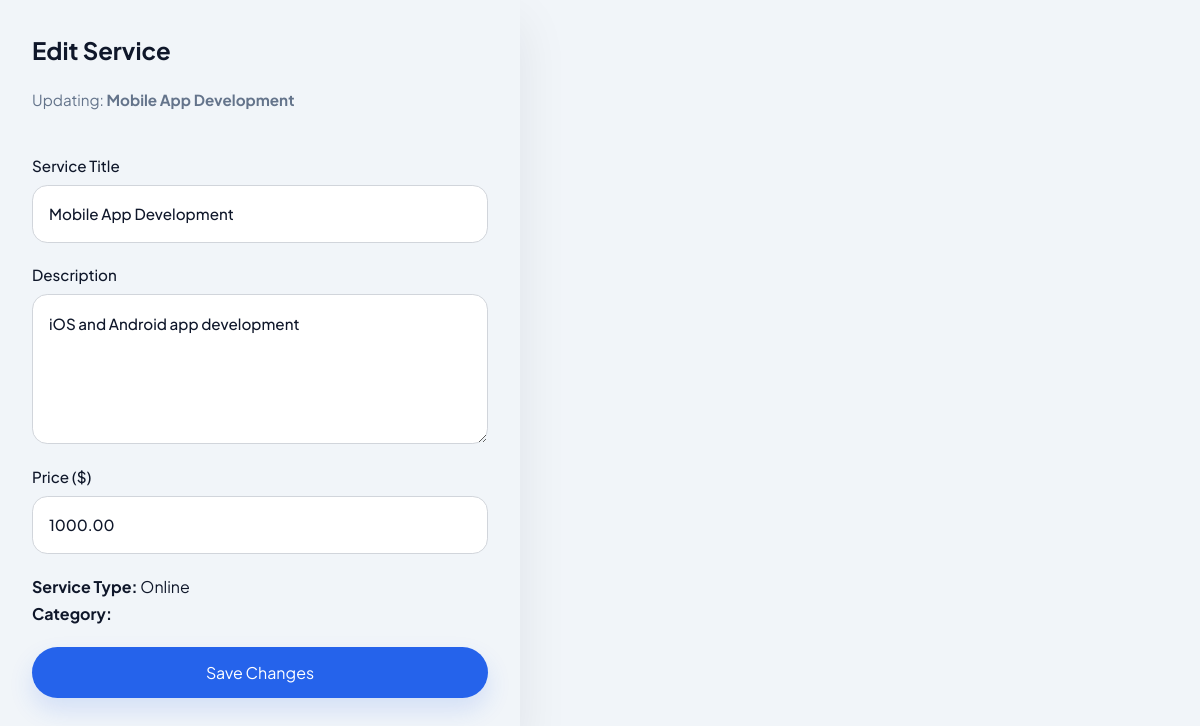
Page /provider/edit_service.php?id=2 (signed in) on the committed database.
### tables this page shows
CREATE TABLE IF NOT EXISTS services (
    id INT PRIMARY KEY AUTO_INCREMENT,
    user_id INT NOT NULL,
    title VARCHAR(255) NOT NULL,
    description TEXT,
    price DECIMAL(10,2) NOT NULL,
    image VARCHAR(255),
    service_type ENUM('online', 'local') NOT NULL,
    category VARCHAR(100) DEFAULT NULL,
    city VARCHAR(100),
    area VARCHAR(100),
    deadline DATE,
    created_at TIMESTAMP DEFAULT CURRENT_TIMESTAMP,
    FOREIGN KEY (user_id) REFERENCES users(id) ON DELETE CASCADE
);

### provider/edit_service.php (the view, shortened to what this page needs)
<?php
include("../config/db.php");
$id = $_GET['id'];
$user_id = $_SESSION['user_id'];
$stmt = $conn->prepare("SELECT * FROM services WHERE id=? AND user_id=?");
$stmt->bind_param("ii", $id, $user_id);
$stmt->execute();
$service = $stmt->get_result()->fetch_assoc();
?>
<!DOCTYPE html>
<html lang="en">
<head>
    <link rel="stylesheet" href="../css/style.css">
    <link rel="stylesheet" href="../css/provider.css">
</head>
<body>
    <div class="form-container">
        <div class="form-card">
            <h2>Edit Service</h2>
            <p class="form-card__subtitle">Updating: <strong><?php echo htmlspecialchars($service['title']); ?></strong></p>
            <form method="POST" class="form-card__form">
                <label>
                    Service Title
                    <input type="text" name="title" value="<?php echo htmlspecialchars($service['title']); ?>" required>
                </label>
                <label>
                    Description
                    <textarea name="description" required><?php echo htmlspecialchars($service['description']); ?></textarea>
                </label>
                <label>
                    Price ($)
                    <input type="number" step="0.01" name="price" value="<?php echo htmlspecialchars($service['price']); ?>" required>
                </label>
                <div class="provider-locked-info">
                    <p><strong>Service Type:</strong> <?php echo ucfirst($service['service_type']); ?></p>
                    <p><strong>Category:</strong> <?php echo htmlspecialchars($service['category']); ?></p>
                </div>
                <button name="update_service" class="btn btn--primary">Save Changes</button>
            </form>
        </div>
    </div>
</body>
</html>

### css/style.css (style rules this page uses)
:root { --primary: #2563eb; --primary-color: #2563eb; --primary-hover: #1d4ed8; --secondary: #0f172a; --success: #16a34a; --danger: #dc2626; --surface: #ffffff; --surface-strong: #f8fafc; --surface-muted: #e2e8f0; --text: #0f172a; --text-muted: #64748b; --border: #d1d5db; --shadow: rgba(15, 23, 42, 0.08); }
* { box-sizing: border-box; margin: 0; padding: 0; }
html { scroll-behavior: smooth; }
body { font-family: 'Plus Jakarta Sans', sans-serif; background: #f1f5f9; color: var(--text); line-height: 1.7; }
button, input, select, textarea { font: inherit; }
button { cursor: pointer; }
.btn, button { display: inline-flex; align-items: center; justify-content: center; gap: 0.5rem; padding: 0.75rem 1.15rem; border-radius: 999px; border: none; transition: transform 0.2s ease, box-shadow 0.2s ease, background 0.2s ease; }
.btn--primary, button.btn--primary { background: var(--primary-color); color: #ffffff; box-shadow: 0 12px 24px rgba(37, 99, 235, 0.15); }
.auth-card__input, .auth-card__select, textarea, input[type='file'] { width: 100%; border: 1px solid var(--border); border-radius: 0.95rem; padding: 0.95rem 1rem; background: #ffffff; color: var(--text); transition: border-color 0.2s ease, box-shadow 0.2s ease; }

### css/provider.css (style rules this page uses)
.form-card { width: 100%; max-width: 520px; padding: 2rem; display: grid; gap: 1rem; }
.form-card h2 { margin-bottom: 0.5rem; color: var(--text); }
.form-card input, .form-card textarea { width: 100%; padding: 0.95rem 1rem; border-radius: 1rem; border: 1px solid var(--border); background: #ffffff; color: var(--text); }
.form-card textarea { min-height: 150px; resize: vertical; }
.form-card__subtitle { color: var(--text-muted); font-size: 0.95rem; margin: -0.5rem 0 1.5rem; }
.form-card__form { display: grid; gap: 1.2rem; }
.form-card__form label { display: grid; gap: 0.4rem; color: var(--text-dark); font-weight: 500; font-size: 0.95rem; }
.form-card__form input, .form-card__form textarea { width: 100%; padding: 0.95rem 1rem; border: 1px solid var(--border); border-radius: 0.95rem; background: #ffffff; color: var(--text); transition: border-color 0.2s ease, box-shadow 0.2s ease; }

### rows in the picture
services: title "Mobile App Development", description "iOS and Android app development", price "1000.00", service_type "Online"
